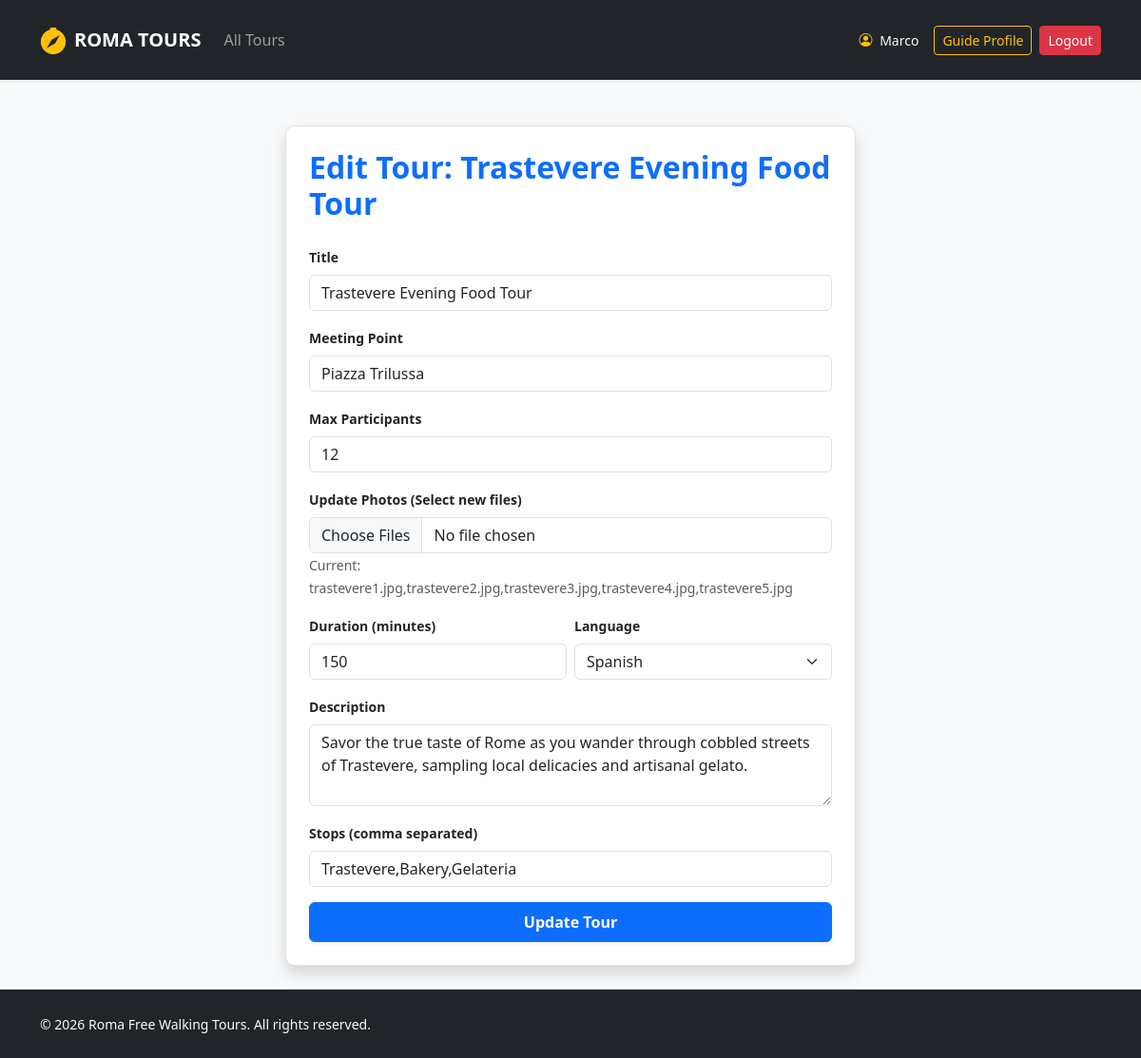
Screenshot of /guide/tour/edit/3 (signed in) with the database file from the repository.
### tables this page shows
CREATE TABLE users (
            id INTEGER PRIMARY KEY AUTOINCREMENT,
            name TEXT NOT NULL,
            surname TEXT NOT NULL,
            email TEXT UNIQUE NOT NULL,
            password TEXT NOT NULL,
            role TEXT CHECK(role IN ('guide', 'participant', 'administrator')) NOT NULL,
            languages TEXT
        );

CREATE TABLE tours (
            id INTEGER PRIMARY KEY AUTOINCREMENT,
            guide_id INTEGER NOT NULL,
            title TEXT NOT NULL,
            meeting_point TEXT NOT NULL,
            duration INTEGER NOT NULL,
            language TEXT NOT NULL,
            max_participants INTEGER NOT NULL,
            description TEXT NOT NULL,
            stops TEXT NOT NULL,
            photos TEXT NOT NULL,
            FOREIGN KEY (guide_id) REFERENCES users(id) ON DELETE CASCADE
        );

### routes/guide_routes.py (the view, shortened to what this page needs)
@guide_bp.route("/guide/tour/edit/<int:tour_id>", methods=["GET", "POST"])
@login_required
@guide_required
def edit_tour(tour_id):
    tour = tours_dao.get_tour_by_id(tour_id)
    reportable_tours = tours_dao.get_past_tours_with_reservations(current_user.id)
    is_reportable = any(t['id'] == tour_id for t in reportable_tours)
    if is_reportable and not tour['is_reported']:
        flash("You must submit the post-tour report before editing this completed tour!", "danger")
        return redirect(url_for("auth.profile_guide"))
    return render_template("edit_tour.html", tour=tour)

### app.py (called while the page is built)
@login_manager.user_loader
def load_user(user_id):
    db_user = get_user_by_id(user_id)
    if db_user:
        return User(
            id=db_user["id"], name=db_user["name"], surname=db_user["surname"],
            email=db_user["email"], role=db_user["role"], languages=db_user["languages"]
        )
    return None

### dao/tours_dao.py (called while the page is built)
def get_tour_by_id(p_tour_id):
    query = """
        SELECT t.*, u.name as guide_name, u.surname as guide_surname,
               GROUP_CONCAT(ts.day_of_week || ' (' || ts.start_time || ')', ', ') as schedule,
               CASE WHEN tr.id IS NOT NULL THEN 1 ELSE 0 END as is_reported
        FROM tours t
        LEFT JOIN tour_schedule ts ON t.id = ts.tour_id
        JOIN users u ON t.guide_id = u.id
        LEFT JOIN tour_reports tr ON t.id = tr.tour_id
        WHERE t.id = ?
        GROUP BY t.id
    """
    conn = sqlite3.connect(DB_FILE_PATH)
    conn.row_factory = sqlite3.Row
    cursor = conn.cursor()
    cursor.execute(query, (p_tour_id,))
    tour = cursor.fetchone()
    conn.close()
    return tour

def get_past_tours_with_reservations(p_guide_id):
    today = datetime.now().strftime("%Y-%m-%d")
    query = """
        SELECT DISTINCT t.*
        FROM tours t
        JOIN reservations r ON t.id = r.tour_id
        WHERE t.guide_id = ?
        AND r.tour_date < ?
    """
    conn = sqlite3.connect(DB_FILE_PATH)
    conn.row_factory = sqlite3.Row
    cursor = conn.cursor()
    cursor.execute(query, (p_guide_id, today))
    tours = [dict(row) for row in cursor.fetchall()]
    conn.close()
    return tours

### dao/users_dao.py (called while the page is built)
def get_user_by_id(p_id):
    query = "SELECT * FROM users WHERE id = ?"
    conn = sqlite3.connect("roma_tours.db")
    conn.row_factory = sqlite3.Row
    cursor = conn.cursor()
    cursor.execute(query, (p_id,))
    db_user = cursor.fetchone()
    cursor.close()
    conn.close()
    return db_user

### routes/auth_routes.py (called while the page is built)
def guide_required(f):
    @wraps(f)
    def decorated_function(*args, **kwargs):
        if not current_user.is_authenticated or current_user.role != 'guide':
            flash("Only guides can access this page.", "danger")
            return redirect(url_for("home"))
        return f(*args, **kwargs)
    return decorated_function

### templates/edit_tour.html (shortened to what this page needs)
{% extends 'base.html' %}
{% block content %}
<div class="col-12 d-flex justify-content-center py-4">
    <div class="card shadow border p-4" style="width: 100%; max-width: 600px;">
        <h2 class="mb-4 fw-bold text-primary">Edit Tour: {{ tour.title }}</h2>
        <form method="POST" enctype="multipart/form-data">
            <div class="mb-3">
                <label for="title" class="form-label small fw-bold">Title</label>
                <input type="text" name="title" id="title" class="form-control" value="{{ tour.title }}" required>
            </div>
            <div class="mb-3">
                <label for="meeting_point" class="form-label small fw-bold">Meeting Point</label>
                <input type="text" name="meeting_point" id="meeting_point" class="form-control" value="{{ tour.meeting_point }}" required>
            </div>
            <div class="mb-3">
                <label for="max_participants" class="form-label small fw-bold">Max Participants</label>
                <input type="number" name="max_participants" id="max_participants" class="form-control" value="{{ tour.max_participants }}" required>
            </div>
            <div class="mb-3">
                <label for="photos" class="form-label small fw-bold">Update Photos (Select new files)</label>
                <input type="file" name="photos" id="photos" class="form-control" multiple accept="image/*">
                <small class="text-muted">Current: {{ tour.photos }}</small>
            </div>
            <div class="row g-2 mb-3">
                <div class="col-md-6">
                    <label for="duration" class="form-label small fw-bold">Duration (minutes)</label>
                    <input type="number" name="duration" id="duration" class="form-control" value="{{ tour.duration }}" required>
                </div>
                <div class="col-md-6">
                    <label for="language" class="form-label small fw-bold">Language</label>
                    <select name="language" id="language" class="form-select" required>
                        <option value="Spanish" {% if tour.language == 'Spanish' %}selected{% endif %}>Spanish</option>
                    </select>
                </div>
            </div>
            <div class="mb-3">
                <label for="description" class="form-label small fw-bold">Description</label>
                <textarea name="description" id="description" class="form-control" rows="3" required>{{ tour.description }}</textarea>
            </div>
            <div class="mb-3">
                <label for="stops" class="form-label small fw-bold">Stops (comma separated)</label>
                <input type="text" name="stops" id="stops" class="form-control" value="{{ tour.stops }}" required>
            </div>
            <button type="submit" class="btn btn-primary w-100 py-2 fw-bold shadow-sm">Update Tour</button>
        </form>
    </div>
</div>
{% endblock %}

### templates/base.html (shortened to what this page needs)
<!DOCTYPE html>
<html lang="en">
<head>
  <link href="https://cdn.jsdelivr.net/npm/bootstrap@5.3.2/dist/css/bootstrap.min.css" rel="stylesheet">
  <link rel="stylesheet" href="https://cdn.jsdelivr.net/npm/bootstrap-icons@1.11.3/font/bootstrap-icons.min.css">
  <link rel="stylesheet" href="{{ url_for('static', filename='css/styles.css') }}">
</head>
<body class="d-flex flex-column min-vh-100">
  <header>
    <nav class="navbar navbar-expand-lg navbar-dark bg-dark shadow-sm py-3 mb-4">
      <div class="container">
        <a class="navbar-brand d-flex align-items-center fw-bold text-uppercase tracking-wider" href="{{ url_for('roma_tours') }}">
          <i class="bi bi-compass-fill me-2 text-warning fs-3"></i> Roma Tours
        </a>
        <div class="collapse navbar-collapse" id="mainNav">
          <ul class="navbar-nav me-auto mb-2 mb-lg-0">
            <li class="nav-item">
              <a class="nav-link {% if request.endpoint == 'home' %}active{% endif %}" href="{{ url_for('home') }}">All Tours</a>
            </li>
          </ul>
          <div class="d-flex align-items-center gap-2">
            {% if current_user.is_authenticated %}
              <span class="text-light me-2 small">
                <i class="bi bi-person-circle me-1 text-warning"></i> {{ current_user.name }}
              </span>
              {% if current_user.role == 'administrator' %}
                <a href="{{ url_for('auth.profile_admin') }}" class="btn btn-outline-warning btn-sm">Admin Dashboard</a>
              {% elif current_user.role == 'guide' %}
                <a href="{{ url_for('auth.profile_guide') }}" class="btn btn-outline-warning btn-sm">Guide Profile</a>
              {% else %}
                <a href="{{ url_for('auth.profile_participant') }}" class="btn btn-outline-warning btn-sm">My Bookings</a>
              {% endif %}
              <a href="{{ url_for('auth.logout') }}" class="btn btn-danger btn-sm">Logout</a>
            {% endif %}
          </div>
        </div>
      </div>
    </nav>
  </header>
  <main class="container flex-grow-1">
    <div class="row g-4">
      {% block content %}{% endblock %}
    </div>
  </main>
  <footer class="mt-auto border-top bg-dark text-light">
    <div class="container py-4">
      <div class="row align-items-center">
        <div class="col-12 col-md-6 text-center text-md-start">
          <span class="small">© 2026 Roma Free Walking Tours. All rights reserved.</span>
        </div>
      </div>
    </div>
  </footer>
</body>
</html>

### static/css/styles.css (style rules this page uses)
body { background-color: #f8f9fa; font-family: 'Segoe UI', Tahoma, Geneva, Verdana, sans-serif; font-size: 1rem; }
.card { border: none; border-radius: 0.6rem; transition: transform 0.2s ease, box-shadow 0.2s ease; }

### rows the page displays
users: name "Marco"
tours: title "Trastevere Evening Food Tour", meeting_point "Piazza Trilussa", max_participants "12", photos "trastevere1.jpg,trastevere2.jpg,trastevere3.jpg,trastevere4.jpg,trastevere5.jpg", duration "150", language "Spanish", description "Savor the true taste of Rome as you wander through cobbled streets of Trastevere, sampling local delicacies and artisanal gelato.", stops "Trastevere,Bakery,Gelateria"
